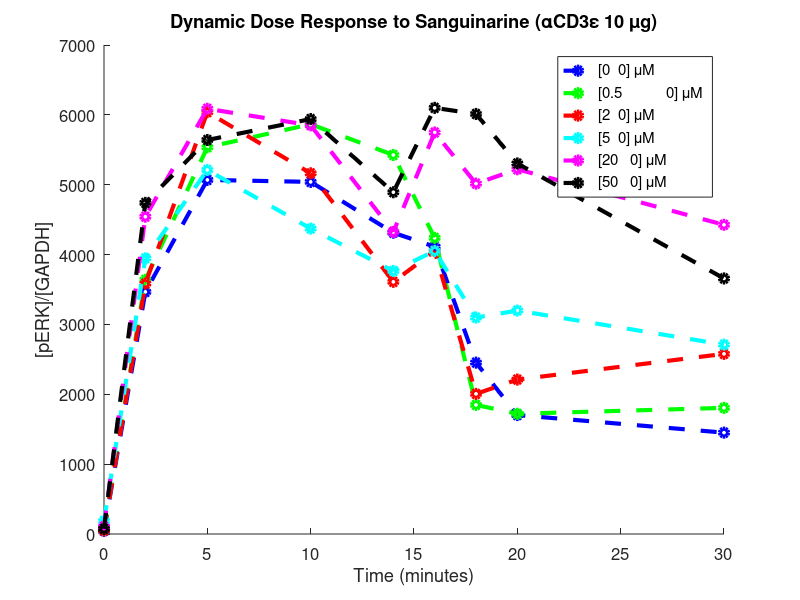
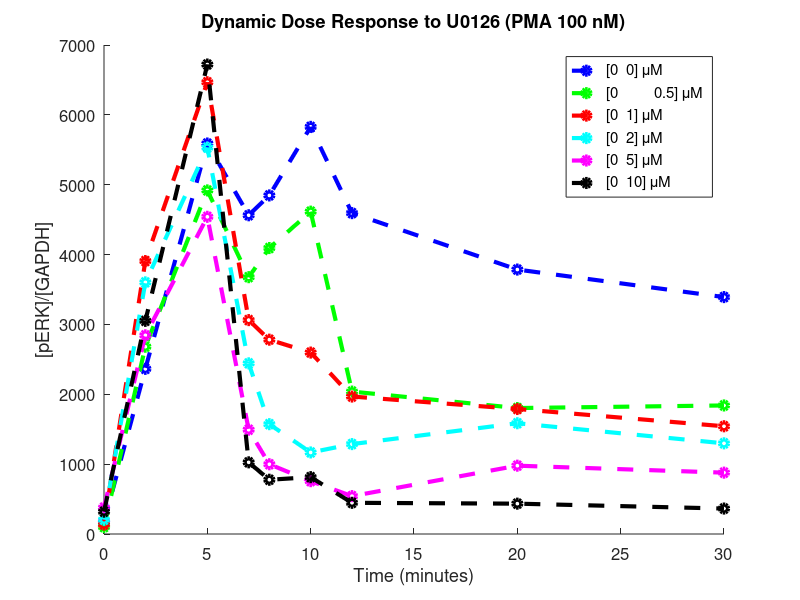
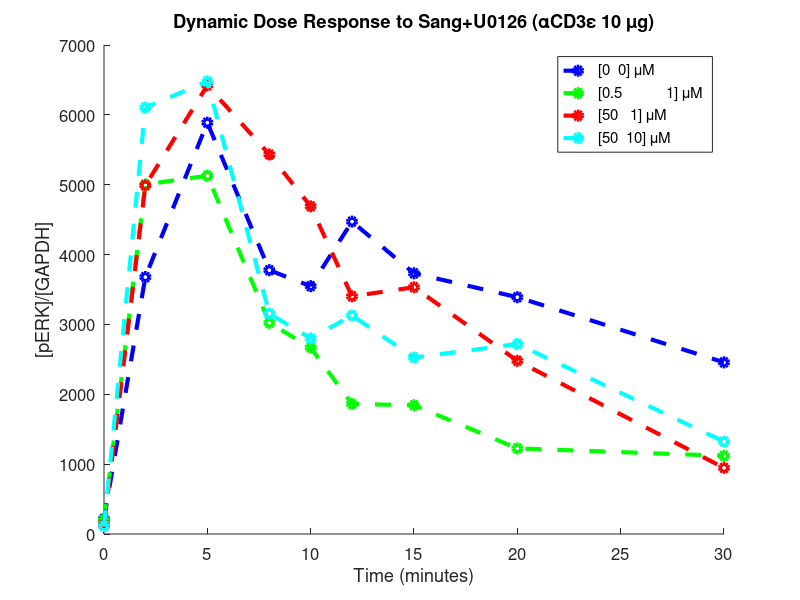
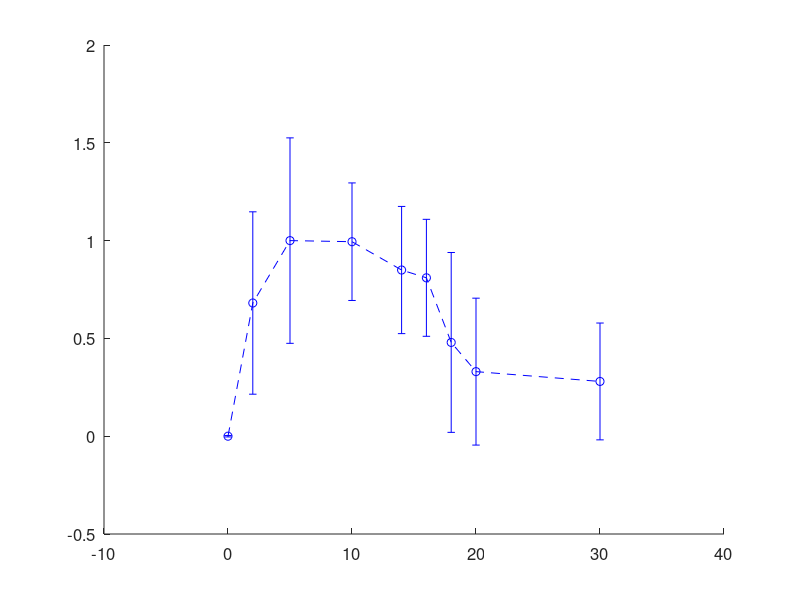

The MATLAB source for these figures, in order: (Note: this script raises an error after producing the figures.)
%DATA_PROCESSING Import & process data from dose response experiment
%   This script imports and processes Western Blot data and saves the
%   results as a MAT file.

clear;clc;%close all;
%{
%% Load & Prepare Data

% Initialize data set counter
Nu = 0; tic;
%{
% Load CD3 + Sang @ 9 minutes
Nu = Nu + 1;
data(Nu).name = 'sanguinarine';
filename = 'InhibitorData.xls'; sheet = 'Sang_05112011';
data(Nu).t_obs{1,1} = xlsread(filename,sheet,'A6:A13')';
data(Nu).y_obs{1,1} = xlsread(filename,sheet,'J6:J13')';
data(Nu).t_obs{2,1} = xlsread(filename,sheet,'A18:A25')';
data(Nu).y_obs{2,1} = xlsread(filename,sheet,'J18:J25')';
data(Nu).t_obs{3,1} = xlsread(filename,sheet,'A30:A37')';
data(Nu).y_obs{3,1} = xlsread(filename,sheet,'J30:J37')';
data(Nu).t_obs{4,1} = xlsread(filename,sheet,'A42:A49')';
data(Nu).y_obs{4,1} = xlsread(filename,sheet,'J42:J49')';
data(Nu).t_obs{5,1} = xlsread(filename,sheet,'A54:A61')';
data(Nu).y_obs{5,1} = xlsread(filename,sheet,'J54:J61')';
data(Nu).u_label = {'sanguinarine','u0126'};
data(Nu).u_admin = [[0;5;10;20;50],zeros(5,1)];
data(Nu).t_admin = [9;9;9;9;9];
data(Nu).title = {'Dynamic Dose Response to Sanguinarine (\alphaCD3\epsilon 10 \mug)'};
for i = 1:length(data(Nu).y_obs)
    data(Nu).output{i} = '[pERK]';
    data(Nu).legend{i} = ['[',num2str(data(Nu).u_admin(i,:)),'] \muM'];
end
%}
%{
% Load PMA + U0126 @ 5 minutes
Nu = Nu + 1;
data(Nu).name = 'u0126';
filename = 'InhibitorData.xls'; sheet = 'U0126_05112011';
data(Nu).t_obs{1,1} = xlsread(filename,sheet,'A6:A13')';
data(Nu).y_obs{1,1} = xlsread(filename,sheet,'J6:J13')';
data(Nu).t_obs{2,1} = xlsread(filename,sheet,'A18:A25')';
data(Nu).y_obs{2,1} = xlsread(filename,sheet,'J18:J25')';
data(Nu).t_obs{3,1} = xlsread(filename,sheet,'A30:A37')';
data(Nu).y_obs{3,1} = xlsread(filename,sheet,'J30:J37')';
data(Nu).t_obs{4,1} = xlsread(filename,sheet,'A42:A49')';
data(Nu).y_obs{4,1} = xlsread(filename,sheet,'J42:J49')';
data(Nu).t_obs{5,1} = xlsread(filename,sheet,'A54:A61')';
data(Nu).y_obs{5,1} = xlsread(filename,sheet,'J54:J61')';
data(Nu).u_label = {'sanguinarine','u0126'};
data(Nu).u_admin = [zeros(5,1),[0;2;5;10;20]];
data(Nu).t_admin = [5;5;5;5;5];
data(Nu).title = {'Dynamic Dose Response to U0126 (PMA 100 nM)'};
for i = 1:length(data(Nu).y_obs)
    data(Nu).output{i} = '[pERK]';
    data(Nu).legend{i} = ['[',num2str(data(Nu).u_admin(i,:)),'] \muM'];
end
%}
%{
% Load PMA + U0126 @ 6 minutes
Nu = Nu + 1;
data(Nu).name = 'u0126';
filename = 'InhibitorData.xls'; sheet = 'U0126_06242011';
data(Nu).t_obs{1,1} = xlsread(filename,sheet,'A6:A14')';
data(Nu).y_obs{1,1} = xlsread(filename,sheet,'J6:J14')';
data(Nu).t_obs{2,1} = xlsread(filename,sheet,'A18:A26')';
data(Nu).y_obs{2,1} = xlsread(filename,sheet,'J18:J26')';
data(Nu).t_obs{3,1} = xlsread(filename,sheet,'A30:A38')';
data(Nu).y_obs{3,1} = xlsread(filename,sheet,'J30:J38')';
data(Nu).t_obs{4,1} = xlsread(filename,sheet,'A42:A50')';
data(Nu).y_obs{4,1} = xlsread(filename,sheet,'J42:J50')';
data(Nu).t_obs{5,1} = xlsread(filename,sheet,'A54:A62')';
data(Nu).y_obs{5,1} = xlsread(filename,sheet,'J54:J62')';
data(Nu).t_obs{6,1} = xlsread(filename,sheet,'A66:A74')';
data(Nu).y_obs{6,1} = xlsread(filename,sheet,'J66:J74')';
data(Nu).u_label = {'sanguinarine','u0126'};
data(Nu).u_admin = [zeros(6,1),[0;0.5;1;2;5;10]];
data(Nu).t_admin = [6;6;6;6;6;6];
data(Nu).title = {'Dynamic Dose Response to U0126 (PMA 100 nM)'};
for i = 1:length(data(Nu).y_obs)
    data(Nu).output{i} = '[pERK]';
    data(Nu).legend{i} = ['[',num2str(data(Nu).u_admin(i,:)),'] \muM'];
end
%}
%{
% Load CD3 + Sang @ 15 minutes
Nu = Nu + 1;
data(Nu).name = 'sanguinarine';
filename = 'InhibitorData.xls'; sheet = 'Sanguinarine';
data(Nu).t_obs{1,1} = xlsread(filename,sheet,'A6:A14')';
data(Nu).y_obs{1,1} = xlsread(filename,sheet,'Z6:AB14')';
data(Nu).t_obs{2,1} = xlsread(filename,sheet,'A18:A26')';
data(Nu).y_obs{2,1} = xlsread(filename,sheet,'Z18:AB26')';
data(Nu).t_obs{3,1} = xlsread(filename,sheet,'A30:A38')';
data(Nu).y_obs{3,1} = xlsread(filename,sheet,'Z30:AB38')';
data(Nu).t_obs{4,1} = xlsread(filename,sheet,'A42:A50')';
data(Nu).y_obs{4,1} = xlsread(filename,sheet,'Z42:AB50')';
data(Nu).t_obs{5,1} = xlsread(filename,sheet,'A54:A62')';
data(Nu).y_obs{5,1} = xlsread(filename,sheet,'Z54:AB62')';
data(Nu).t_obs{6,1} = xlsread(filename,sheet,'A66:A74')';
data(Nu).y_obs{6,1} = xlsread(filename,sheet,'Z66:AB74')';
data(Nu).u_label = {'sanguinarine','u0126'};
data(Nu).u_admin = [[0;0.5;2;5;20;50],zeros(6,1)];
data(Nu).t_admin = [15;15;15;15;15;15];
data(Nu).title = {'Dynamic Dose Response to Sanguinarine (\alphaCD3\epsilon 10 \mug)'};
for i = 1:length(data(Nu).y_obs)
    data(Nu).output{i} = '[pERK]';
    data(Nu).legend{i} = ['[',num2str(data(Nu).u_admin(i,:)),'] \muM'];
end
%}
%{
% Load PMA + U0126 @ 6 minutes
Nu = Nu + 1;
data(Nu).name = 'u0126';
filename = 'InhibitorData.xls'; sheet = 'U0126';
data(Nu).t_obs{1,1} = xlsread(filename,sheet,'A6:A14')';
data(Nu).y_obs{1,1} = xlsread(filename,sheet,'Z6:AB14')';
data(Nu).t_obs{2,1} = xlsread(filename,sheet,'A18:A26')';
data(Nu).y_obs{2,1} = xlsread(filename,sheet,'Z18:AB26')';
data(Nu).t_obs{3,1} = xlsread(filename,sheet,'A30:A38')';
data(Nu).y_obs{3,1} = xlsread(filename,sheet,'Z30:AB38')';
data(Nu).t_obs{4,1} = xlsread(filename,sheet,'A42:A50')';
data(Nu).y_obs{4,1} = xlsread(filename,sheet,'Z42:AB50')';
data(Nu).t_obs{5,1} = xlsread(filename,sheet,'A54:A62')';
data(Nu).y_obs{5,1} = xlsread(filename,sheet,'Z54:AB62')';
data(Nu).t_obs{6,1} = xlsread(filename,sheet,'A66:A74')';
data(Nu).y_obs{6,1} = xlsread(filename,sheet,'Z66:AB74')';
data(Nu).u_label = {'sanguinarine','u0126'};
data(Nu).u_admin = [zeros(6,1),[0;0.5;1;2;5;10]];
data(Nu).t_admin = [6;6;6;6;6;6];
data(Nu).title = {'Dynamic Dose Response to U0126 (PMA 100 nM)'};
for i = 1:length(data(Nu).y_obs)
    data(Nu).output{i} = '[pERK]';
    data(Nu).legend{i} = ['[',num2str(data(Nu).u_admin(i,:)),'] \muM'];
end
%}
%{
% Load CD3 + Sang + U0126 @ 6 minutes
Nu = Nu + 1;
data(Nu).name = 'sang+u0126';
filename = 'InhibitorData.xls'; sheet = 'Sang+U0126';
data(Nu).t_obs{1,1} = xlsread(filename,sheet,'A6:A14')';
data(Nu).y_obs{1,1} = xlsread(filename,sheet,'Z6:Z14')';
data(Nu).t_obs{2,1} = xlsread(filename,sheet,'A18:A26')';
data(Nu).y_obs{2,1} = xlsread(filename,sheet,'Z18:AB26')';
data(Nu).t_obs{3,1} = xlsread(filename,sheet,'A30:A38')';
data(Nu).y_obs{3,1} = xlsread(filename,sheet,'Z30:AB38')';
data(Nu).t_obs{4,1} = xlsread(filename,sheet,'A42:A50')';
data(Nu).y_obs{4,1} = xlsread(filename,sheet,'Z42:AB50')';
data(Nu).u_label = {'sanguinarine','u0126'};
data(Nu).u_admin = [0,0;0.5,1;50,1;50,10];
data(Nu).t_admin = [6;6;6;6];
data(Nu).title = {'Dynamic Dose Response to Sang+U0126 (\alphaCD3\epsilon 10 \mug)'};
for i = 1:length(data(Nu).y_obs)
    data(Nu).output{i} = '[pERK]';
    data(Nu).legend{i} = ['[',num2str(data(Nu).u_admin(i,:)),'] \muM'];
end
%}

toc;
save data_raw.mat
%}

%% Process data

% Load raw data
load data_raw.mat;

% Normalize data to standard (GAPDH)
data_n = data;

% Background subtraction, normalization to maximum pre-input response,
% normalization to response at time of administration, and normalization
% to least-squares of pre-input response
data_n_maxpreinput = data_n;
data_n_tadmin = data_n;
data_n_lsepreinput = data_n;
for j = 1:Nu
    Nexpt = length(data_n(j).y_obs); ti = zeros(Nexpt,1);
    y_mean = []; A0 = zeros(Nexpt,1); B0 = zeros(Nexpt,1);
    for k = 1:Nexpt
        
        ti(k) = find(data_n(j).t_obs{k} <= data_n(j).t_admin(k),1,'last');
        
        B = mean(data_n(j).y_obs{k}(:,1),1);
        A = max(mean(data_n(j).y_obs{k}(:,1:ti(k)),1)) - B;
        data_n_maxpreinput(j).y_obs{k} = (data_n(j).y_obs{k} - B)./A;
        
        B = mean(data_n(j).y_obs{k}(:,1),1);
        A = mean(data_n(j).y_obs{k}(:,ti(k)),1) - B;
        data_n_tadmin(j).y_obs{k} = (data_n(j).y_obs{k} - B)./A;
        
        y_mean = cat(1,y_mean,mean(data_n(j).y_obs{k}(:,1:ti(k)),1));
        B0(k) = mean(data_n(j).y_obs{k}(:,1),1);
        A0(k) = max(mean(data_n(j).y_obs{k}(:,1:ti(k)),1)) - B0(k);
        
    end
    
    one = ones(1,size(y_mean,2));
    y_mean_n = @(A)(y_mean-B0*one)./([A0(1);A(:)]*one);
    Objective = @(A)sum(pdist(y_mean_n(A)).^2);
    options = optimset('MaxFunEval',1e5);
    [A,fvals] = fminsearch(Objective,A0(2:end),options);
    A = cat(1,A0(1),A);
    
    for k = 1:Nexpt
        data_n_lsepreinput(j).y_obs{k} = (data_n(j).y_obs{k} - B0(k))./A(k);
    end
end


%% Plot responses normalized to standard

c = {'bo--','go--','ro--','co--','mo--','ko--', ...
     'bs--','gs--','rs--','cs--','ms--','ks--'};
for j = 1:Nu
    Nexpt = length(data_n(j).y_obs);
    fig = figure; set(fig,'color','w'); set(gca,'fontsize',12); hold on;
    for k = 1:Nexpt
        plot(data_n(j).t_obs{k},mean(data_n(j).y_obs{k},1),c{k},'linewidth',3);
    end
    xlabel('Time (minutes)'); ylabel([data_n(j).output{1},'/[GAPDH]']);
    title(data_n(j).title); legend(data_n(j).legend,'location','best');
end


%% Plot normalized responses

for j = 1:Nu
    Nexpt = length(data_n(j).y_obs);
    fig = figure; set(fig,'color','w'); set(gca,'fontsize',12); hold on;
    for k = 1:Nexpt
%         plot(data_n_maxpreinput(j).t_obs{k},mean(data_n_maxpreinput(j).y_obs{k},1),c{k},'linewidth',3);
        errorbar(data_n_maxpreinput(j).t_obs{k},mean(data_n_maxpreinput(j).y_obs{k},1),std(data_n_maxpreinput(j).y_obs{k},[],1),c{k},'linewidth',3);
    end
    xlabel('Time (minutes)');
    ylabel([data_n_maxpreinput(j).output{1},' Normalized to Max Pre-Input Response']);
    title(data_n_maxpreinput(j).title);
    legend(data_n_maxpreinput(j).legend,'location','best');
end
%{
for j = 1:Nu
    Nexpt = length(data_n(j).y_obs);
    fig = figure; set(fig,'color','w'); set(gca,'fontsize',12); hold on;
    for k = 1:Nexpt
        plot(data_n_tadmin(j).t_obs{k},mean(data_n_tadmin(j).y_obs{k},1),c{k},'linewidth',3);
    end
    xlabel('Time (minutes)');
    ylabel([data_n_tadmin(j).output{1},' Normalized to Response at Input Time']);
    title(data_n_tadmin(j).title);
    legend(data_n_tadmin(j).legend,'location','best');
end
%}
%{
for j = 1:Nu
    Nexpt = length(data_n(j).y_obs);
    fig = figure; set(fig,'color','w'); set(gca,'fontsize',12); hold on;
    for k = 1:Nexpt
        plot(data_n_lsepreinput(j).t_obs{k},mean(data_n_lsepreinput(j).y_obs{k},1),c{k},'linewidth',3);
    end
    xlabel('Time (minutes)');
    ylabel([data_n_lsepreinput(j).output{1},' Normalized to LSE of Pre-Input Response']);
    title(data_n_lsepreinput(j).title);
    legend(data_n_lsepreinput(j).legend,'location','best');
end
%}
%{
for j = 1:Nu
    t_obs = data_n_maxpreinput(j).t_obs{1};
    t_admin = data_n_maxpreinput(j).t_admin(1);
    indx = find(t_obs >= t_admin); t_obs = t_obs(indx);
    u_admin = data_n_maxpreinput(j).u_admin;
    y_obs = cellfun(@(x)x(:,indx),data_n_maxpreinput(j).y_obs,'uniformoutput',0);
    ym = cell2mat(cellfun(@(x)mean(x,1),y_obs,'uniformoutput',0));
    sd = cell2mat(cellfun(@(x)std(x,[],1),y_obs,'uniformoutput',0));
    B = min(ym,[],1); A = max(ym,[],1) - B; one = ones(size(u_admin,1),1);
    yn = (ym - one*B)./(one*A); yn = cat(2,yn,mean(yn,2));
    
    fig = figure; set(fig,'color','w'); set(gca,'fontsize',12); hold on;
    for k = 1:size(ym,2), plot(u_admin,ym(:,k),c{k},'linewidth',3); end
    xlabel('[u]'); ylabel(data_n_maxpreinput(j).output{1});
    title(data_n_maxpreinput(j).title);
    l = cellfun(@(x)num2str(x),num2cell(t_obs),'uniformoutput',0);
    legend(l,'location','best');
    
    fig = figure; set(fig,'color','w'); set(gca,'fontsize',12); hold on;
    for k = 1:size(yn,2), plot(u_admin,yn(:,k),c{k},'linewidth',3); end
    xlabel('[u]'); ylabel(data_n_maxpreinput(j).output{1});
    title(data_n_maxpreinput(j).title);
    l = cellfun(@(x)num2str(x),num2cell(t_obs),'uniformoutput',0);
    legend([l,{'Average'}],'location','best');
end
%}
% %{
%% Create data structure

data_n = data_n_maxpreinput;
data = struct(); i = 0;
for j = 1:Nu
    for k = 1:length(data_n(j).y_obs)
        i = i + 1;
        data(i).name = data_n(j).name;
        data(i).u_label = data_n(j).u_label;
        u_max = max(data_n(j).u_admin,[],1); u_max(u_max == 0) = 1;
        data(i).u_admin = data_n(j).u_admin(k,:)./u_max;
        data(i).t_admin = data_n(j).t_admin(k);
        data(i).y_obs = {data_n(j).y_obs{k}};
        data(i).t_obs = data_n(j).t_obs{k};
        data(i).title = data_n(j).title;
        data(i).output = data_n(j).output{k};
        data(i).legend = data_n(j).legend{k};
    end
end
data = data(:);


%% Save processed data

% save('data.mat','data');
%}


